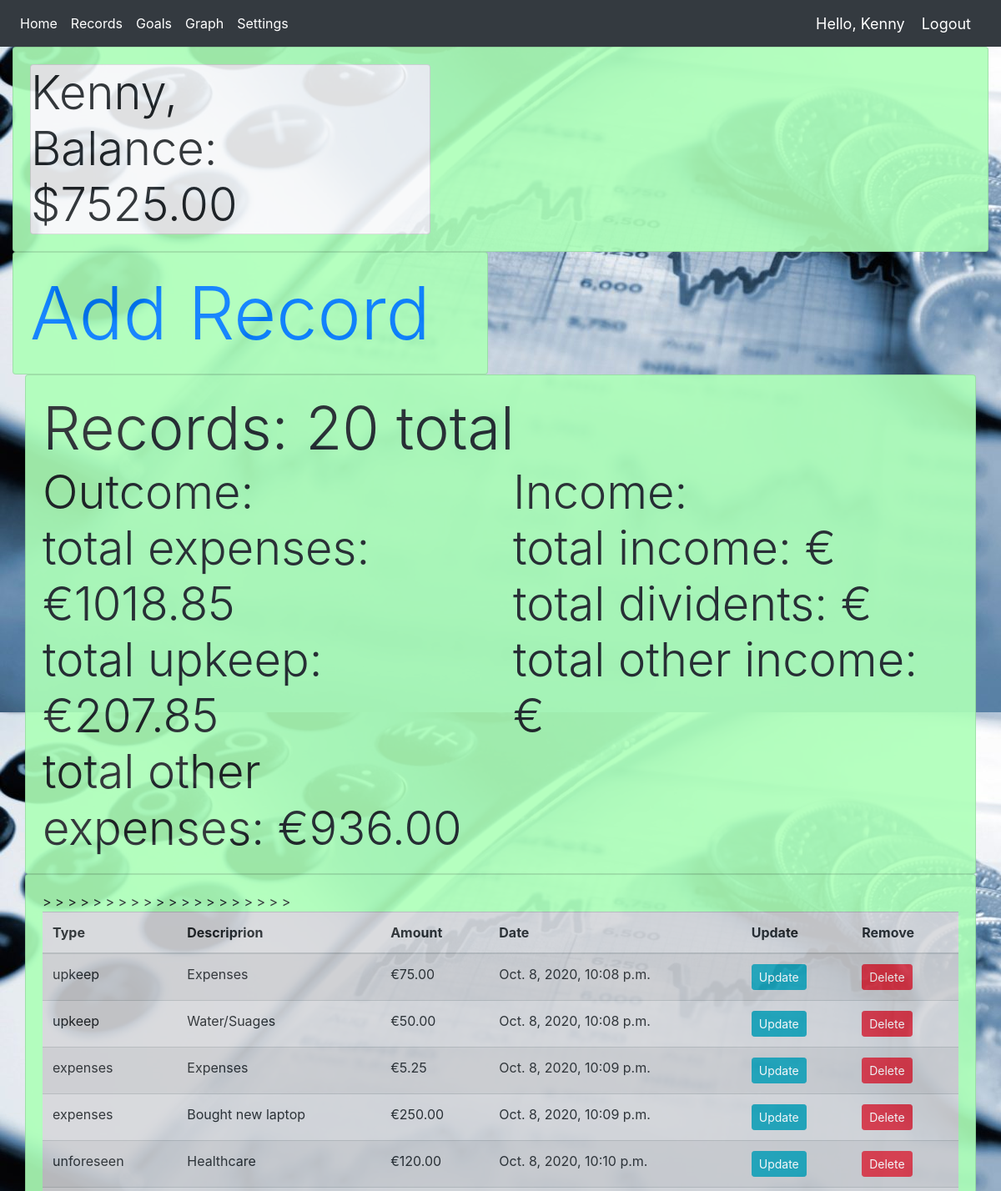
The app's page /records/ (upper part), older data.
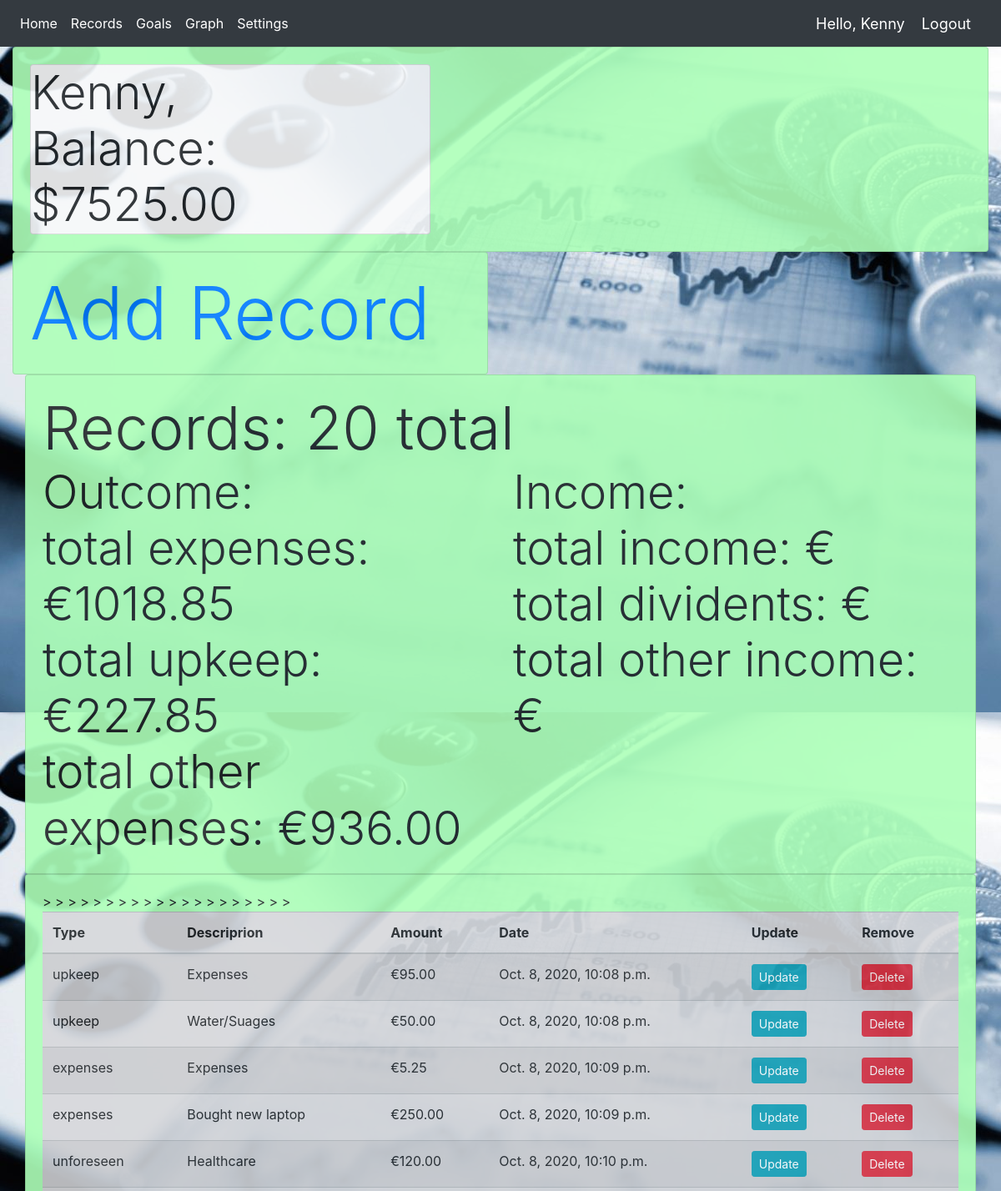
The same page, newer data.
### MGMT/models.py (models this page shows, shortened)
class moneyRecord(models.Model):
    CATEGORY = (
                ('Outcome', (
                            ('expenses', 'Expenses'),
                            ('upkeep', 'Upkeep'),
                            ('unforeseen', 'Unforeseen'),
                            )
                ),
                ('Income', (
                            ('monthly income', 'Monthly Income'),
                            ('dividents', 'Dividents'),
                            ('other', 'Other'),
                            )
                ),
            )
    user = models.ForeignKey(moneyUser, null=True, on_delete=models.SET_NULL)
    naming = models.CharField(max_length=200, null=False, blank=True, default="Expenses")
    category = models.CharField(max_length=200, null=False, choices=CATEGORY, default='Outcome')
    amount = models.DecimalField(null=False, max_digits=10, decimal_places=2)
    date_created = models.DateTimeField(auto_now_add=True, null=True)

### MGMT/views.py (the view)
# urls.py: path('records/', views.recordPage, name="record_page"),
def recordPage(request):
    records = moneyRecord.objects.all()
    goals = moneyGoals.objects.all()
    total_records = records.count()
    total_goals = goals.count()
    user_name = moneyUser.objects.get(pk=1).name
    wallet = moneyUser.objects.get(pk=1).worth
    total_out = moneyRecord.objects.filter(category='Outcome').aggregate(Sum('amount'))
    total_amount_out = total_out['amount__sum']
    balance = wallet
    total_expenses = moneyRecord.objects.filter(category='expenses').aggregate(Sum('amount'))['amount__sum']
    total_upkeep = moneyRecord.objects.filter(category='upkeep').aggregate(Sum('amount'))['amount__sum']
    total_unforeseen = moneyRecord.objects.filter(category='unforeseen').aggregate(Sum('amount'))['amount__sum']
    total_income = moneyRecord.objects.filter(category='monthly income').aggregate(Sum('amount'))['amount__sum']
    total_dividents = moneyRecord.objects.filter(category='dividents').aggregate(Sum('amount'))['amount__sum']
    total_in_other = moneyRecord.objects.filter(category='other').aggregate(Sum('amount'))['amount__sum']
    context = {'records': records, 'total_records':total_records, 'goals': goals, 'total_goals': total_goals,
        'user_name': user_name, 'balance': balance,
        'total_expenses' : total_expenses, 'total_upkeep': total_upkeep, 'total_unforeseen': total_unforeseen,
        'total_income': total_income, 'total_dividents': total_dividents, 'total_in_other': total_in_other}
    return render(request, 'MGMT/record_page.html', context)

### MGMT/templates/MGMT/record_page.html (shortened to what this page needs)
{% extends 'MGMT/main.html' %}
{% load static %}
{% block content %}
<div class="row">
    <div class="col-sm">
        <div class="card card-body special-card">
            <div class="display-2"><a href="{% url 'record_form' %}">Add Record</a></div>
        </div>
    </div>
    <div class="col-sm">
    </div>
</div>
<div class="col-xl">
    <div class="card card-body special-card">
        <div class="display-3">Records: {{ total_records }} total</div>
        <div class="row">
            <div class="col">
                <div class="display-4">Outcome: </div>
                <div class="display-4">total expenses: €{{ total_expenses|floatformat:2 }} </div>
                <div class="display-4">total upkeep: €{{ total_upkeep|floatformat:2 }}</div>
                <div class="display-4">total other expenses: €{{ total_unforeseen|floatformat:2 }}</div>
            </div>
            <div class="col">
                <div class="display-4">Income: </div>
                <div class="display-4">total income: €{{ total_income|floatformat:2 }} </div>
                <div class="display-4">total dividents: €{{ total_dividents|floatformat:2 }}</div>
                <div class="display-4">total other income: €{{ total_in_other|floatformat:2 }}</div>
            </div>
        </div>
    </div>
    <div class="card card-body special-card">
        <table id="table_id" class="table table-striped table-hover table-secondary">
            <thead>
                <tr>
                    <th scope="col">Type</th>
                    <th scope="col">Descriprion</th>
                    <th scope="col">Amount</th>
                    <th scope="col">Date</th>
                    <th scope="col">Update</th>
                    <th scope="col">Remove</th>
                </tr>
            </thead>
            <tbody>
                {% for record in records %}
                <tr>
                    <td>{{record.category}}</td>
                    <td>{{record.naming}}</td>
                    <td>€{{record.amount}}</td>
                    <td>{{record.date_created}}</td>
                    <td><a  class="btn btn-sm btn-info" href="{% url 'update_record' record.id %}">Update</a></td>
                    <td><a  class="btn btn-sm btn-danger" href="{% url 'delete_record' record.id %}">Delete</a></td>>
                </tr>
                {% endfor %}
            </tbody>
        </table>
    </div>
</div>
{% endblock %}
{% block js %}
 <link rel="stylesheet" type="text/css" href="https://cdn.datatables.net/v/dt/jszip-2.5.0/dt-1.10.18/af-2.3.0/b-1.5.2/b-colvis-1.5.2/b-flash-1.5.2/b-html5-1.5.2/b-print-1.5.2/cr-1.5.0/fh-3.1.4/r-2.2.2/datatables.min.css"/>
{% endblock %}

Row changes from the older to the newer data that the page shows:
changed moneyRecord (number 1 of 5 on the later page): amount "75.00" → "95.00"
Text that changed along with them:
{{ total_upkeep|floatformat:2 }}: "207.85" → "227.85"
